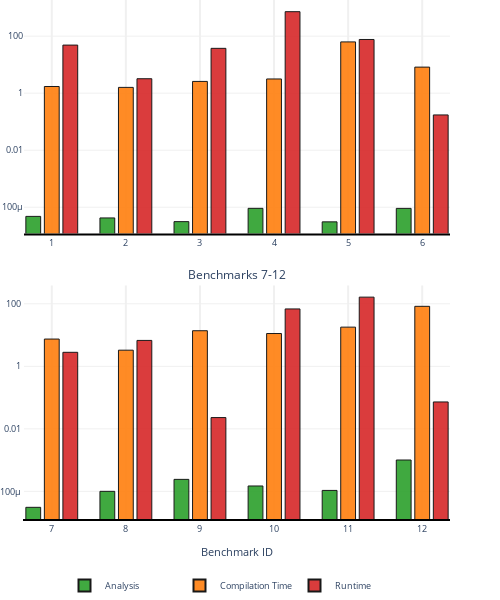

Notebook source saved alongside this figure:
### Code cell
import plotly.express as px
import plotly.graph_objects as go
from plotly.subplots import make_subplots
import pandas as pd
import numpy as np

# Filter for sparse with propagation
df_sparse = df[df["method"] == "Sparse (prop=true)"]

# Melt the data
df_melt = df_sparse.melt(
    id_vars=["file_name", "method", "benchmark_id"],
    value_vars=["analysis", "compilation_time", "runtime"],
    var_name="metric",
    value_name="value"
)

# Create custom color mapping
color_map = {
    "analysis": "#2ca02c",  # Green for analysis
    "compilation_time": "#ff7f0e",  # Orange for compilation
    "runtime": "#d62728"  # Red for runtime
}

# Split benchmarks into two groups
all_benchmarks = sorted(df_melt["benchmark_id"].unique())
benchmarks_1 = all_benchmarks[:6]  # First 6 benchmarks
benchmarks_2 = all_benchmarks[6:]  # Remaining benchmarks

# Create subplots with 2 rows, 1 column
fig = make_subplots(
    rows=2, cols=1,
    subplot_titles=('Benchmarks 1-6', 'Benchmarks 7-12'),
    vertical_spacing=0.1,
    row_heights=[0.5, 0.5]
)

# Function to add bars to a subplot
def add_benchmark_subplot(fig, benchmarks, row):
    for metric in ["analysis", "compilation_time", "runtime"]:
        metric_data = df_melt[(df_melt["metric"] == metric) & 
                            (df_melt["benchmark_id"].isin(benchmarks))]
        
        # Calculate x positions for proper grouping
        x_positions = []
        benchmark_ticks = []
        current_x = 0
        
        for benchmark_id in benchmarks:
            x_positions.extend([current_x, current_x + 1, current_x + 2])
            benchmark_ticks.append(current_x + 1)  # Center of each group
            current_x += 4  # Space between benchmark groups
        
        # Get y values in correct order
        y_values = []
        for benchmark_id in benchmarks:
            benchmark_data = metric_data[metric_data["benchmark_id"] == benchmark_id]
            if not benchmark_data.empty:
                y_values.append(benchmark_data["value"].iloc[0])
            else:
                y_values.append(0)
        
        fig.add_trace(go.Bar(
            x=[i + (list(color_map.keys()).index(metric)) for i in range(0, len(benchmarks) * 4, 4)],
            y=y_values,
            name=metric.replace("_", " ").title(),
            marker_color=color_map[metric],
            marker_line_width=1,
            marker_line_color='black',
            opacity=0.9,
            width=0.8,
            showlegend=(row == 1),  # Only show legend for first row
            hovertemplate=(
                'Benchmark: %{customdata}<br>' +
                'Metric: ' + metric.replace("_", " ").title() + '<br>' +
                'Time: %{y:.3f}s<br>' +
                '<extra></extra>'
            ),
            customdata=benchmarks
        ), row=row, col=1)

# Add both subplots
add_benchmark_subplot(fig, benchmarks_1, 1)
add_benchmark_subplot(fig, benchmarks_2, 2)

# Apply professional styling
fig.update_layout(
    title=dict(
        #text="Analysis Time vs Compilation Time vs Runtime (propagation=true)",
        x=0.5,
        xanchor='center',
        font=dict(size=14, color='#2c3e50'),
        y=0.95
    ),
    plot_bgcolor='white',
    paper_bgcolor='white',
    legend=dict(
        orientation="h",
        yanchor="top",
        y=-0.10,
        xanchor="center",
        x=0.5,
        font=dict(size=9),
        itemsizing='constant',
        entrywidth=70,
    ),
    margin=dict(t=0, b=0, l=0, r=50),  # Increased bottom margin for legend
    font=dict(size=9),
    hovermode='closest',
    width=500,  # Narrow width for single column
    height=600  # Increased height for two rows
)

# Customize x-axes
for row, benchmarks in enumerate([benchmarks_1, benchmarks_2], 1):
    fig.update_xaxes(
        tickvals=list(range(1, len(benchmarks) * 4, 4)),
        ticktext=[str(bid) for bid in benchmarks],
        row=row, col=1,
        showgrid=True,
        gridwidth=2,
        gridcolor='#f0f0f0',
        linecolor='black',
        linewidth=2,
        tickfont=dict(size=9),
        title_text="Benchmark ID" if row == 2 else ""
    )

# Customize y-axes with log scale
fig.update_yaxes(
    type='log',
    showgrid=True,
    gridwidth=1,
    gridcolor='#f0f0f0',
    #linecolor='black',
    #linewidth=1,
    tickfont=dict(size=9),
    #title_text="Time (s) - Log Scale",
    row=1, col=1
)

fig.update_yaxes(
    type='log',
    showgrid=True,
    gridwidth=1,
    gridcolor='#f0f0f0',
    #linecolor='black',
    linewidth=1,
    tickfont=dict(size=9),
    #title_text="Time (s) - Log Scale", 
    row=2, col=1
)

# Improve legend labels
fig.update_traces(
    name='Analysis',
    selector=dict(name='Analysis')
)
fig.update_traces(
    name='Compilation Time', 
    selector=dict(name='Compilation Time')
)
fig.update_traces(
    name='Runtime',
    selector=dict(name='Runtime')
)
fig.add_annotation(
        xref="paper",
        yref="paper",
        x=-0.1,
        y=0.5,
        text="Time (s) - Log Scale",
        showarrow=False,
        textangle=-90
)
fig.update_annotations(font_size=12)

fig.show()
pio.write_image(fig, "einsum_analysis_time.svg", width=500, height=600)

### Figure 1 — Plotly figure (JSON) as saved in the notebook; plotly's stock layout.template omitted (floating-point values rounded to 4 significant figures)
{"data": [{"customdata": [1, 2, 3, 4, 5, 6], "hovertemplate": "Benchmark: %{customdata}<br>Metric: Analysis<br>Time: %{y:.3f}s<br><extra></extra>", "marker": {"color": "#2ca02c", "line": {"color": "black", "width": 1}}, "name": "Analysis", "opacity": 0.9, "showlegend": true, "type": "bar", "width": 0.8, "x": [0, 4, 8, 12, 16, 20], "xaxis": "x", "y": [4.771e-05, 4.216e-05, 3.125e-05, 9.152e-05, 3.065e-05, 9.117e-05], "yaxis": "y"}, {"customdata": [1, 2, 3, 4, 5, 6], "hovertemplate": "Benchmark: %{customdata}<br>Metric: Compilation Time<br>Time: %{y:.3f}s<br><extra></extra>", "marker": {"color": "#ff7f0e", "line": {"color": "black", "width": 1}}, "name": "Compilation Time", "opacity": 0.9, "showlegend": true, "type": "bar", "width": 0.8, "x": [1, 5, 9, 13, 17, 21], "xaxis": "x", "y": [1.717, 1.597, 2.588, 3.153, 62.91, 8.215], "yaxis": "y"}, {"customdata": [1, 2, 3, 4, 5, 6], "hovertemplate": "Benchmark: %{customdata}<br>Metric: Runtime<br>Time: %{y:.3f}s<br><extra></extra>", "marker": {"color": "#d62728", "line": {"color": "black", "width": 1}}, "name": "Runtime", "opacity": 0.9, "showlegend": true, "type": "bar", "width": 0.8, "x": [2, 6, 10, 14, 18, 22], "xaxis": "x", "y": [48.62, 3.212, 37.4, 722.2, 76.47, 0.1727], "yaxis": "y"}, {"customdata": [7, 8, 9, 10, 11, 12], "hovertemplate": "Benchmark: %{customdata}<br>Metric: Analysis<br>Time: %{y:.3f}s<br><extra></extra>", "marker": {"color": "#2ca02c", "line": {"color": "black", "width": 1}}, "name": "Analysis", "opacity": 0.9, "showlegend": false, "type": "bar", "width": 0.8, "x": [0, 4, 8, 12, 16, 20], "xaxis": "x2", "y": [3.085e-05, 0.0001001, 0.000242, 0.0001486, 0.0001071, 0.001007], "yaxis": "y2"}, {"customdata": [7, 8, 9, 10, 11, 12], "hovertemplate": "Benchmark: %{customdata}<br>Metric: Compilation Time<br>Time: %{y:.3f}s<br><extra></extra>", "marker": {"color": "#ff7f0e", "line": {"color": "black", "width": 1}}, "name": "Compilation Time", "opacity": 0.9, "showlegend": false, "type": "bar", "width": 0.8, "x": [1, 5, 9, 13, 17, 21], "xaxis": "x2", "y": [7.45, 3.284, 13.76, 11.2, 17.94, 83.05], "yaxis": "y2"}, {"customdata": [7, 8, 9, 10, 11, 12], "hovertemplate": "Benchmark: %{customdata}<br>Metric: Runtime<br>Time: %{y:.3f}s<br><extra></extra>", "marker": {"color": "#d62728", "line": {"color": "black", "width": 1}}, "name": "Runtime", "opacity": 0.9, "showlegend": false, "type": "bar", "width": 0.8, "x": [2, 6, 10, 14, 18, 22], "xaxis": "x2", "y": [2.806, 6.741, 0.02293, 68.52, 163.5, 0.07249], "yaxis": "y2"}], "layout": {"annotations": [{"font": {"size": 12}, "showarrow": false, "text": "Benchmarks 1-6", "x": 0.5, "xanchor": "center", "xref": "paper", "y": 1, "yanchor": "bottom", "yref": "paper"}, {"font": {"size": 12}, "showarrow": false, "text": "Benchmarks 7-12", "x": 0.5, "xanchor": "center", "xref": "paper", "y": 0.45, "yanchor": "bottom", "yref": "paper"}, {"font": {"size": 12}, "showarrow": false, "text": "Time (s) - Log Scale", "textangle": -90, "x": -0.1, "xref": "paper", "y": 0.5, "yref": "paper"}], "font": {"size": 9}, "height": 600, "hovermode": "closest", "legend": {"entrywidth": 70, "font": {"size": 9}, "itemsizing": "constant", "orientation": "h", "x": 0.5, "xanchor": "center", "y": -0.1, "yanchor": "top"}, "margin": {"b": 0, "l": 0, "r": 50, "t": 0}, "paper_bgcolor": "white", "plot_bgcolor": "white", "title": {"font": {"color": "#2c3e50", "size": 14}, "x": 0.5, "xanchor": "center", "y": 0.95}, "width": 500, "xaxis": {"anchor": "y", "domain": [0, 1], "gridcolor": "#f0f0f0", "gridwidth": 2, "linecolor": "black", "linewidth": 2, "showgrid": true, "tickfont": {"size": 9}, "ticktext": ["1", "2", "3", "4", "5", "6"], "tickvals": [1, 5, 9, 13, 17, 21], "title": {"text": ""}}, "xaxis2": {"anchor": "y2", "domain": [0, 1], "gridcolor": "#f0f0f0", "gridwidth": 2, "linecolor": "black", "linewidth": 2, "showgrid": true, "tickfont": {"size": 9}, "ticktext": ["7", "8", "9", "10", "11", "12"], "tickvals": [1, 5, 9, 13, 17, 21], "title": {"text": "Benchmark ID"}}, "yaxis": {"anchor": "x", "domain": [0.55, 1], "gridcolor": "#f0f0f0", "gridwidth": 1, "showgrid": true, "tickfont": {"size": 9}, "type": "log"}, "yaxis2": {"anchor": "x2", "domain": [0, 0.45], "gridcolor": "#f0f0f0", "gridwidth": 1, "linewidth": 1, "showgrid": true, "tickfont": {"size": 9}, "type": "log"}}}
